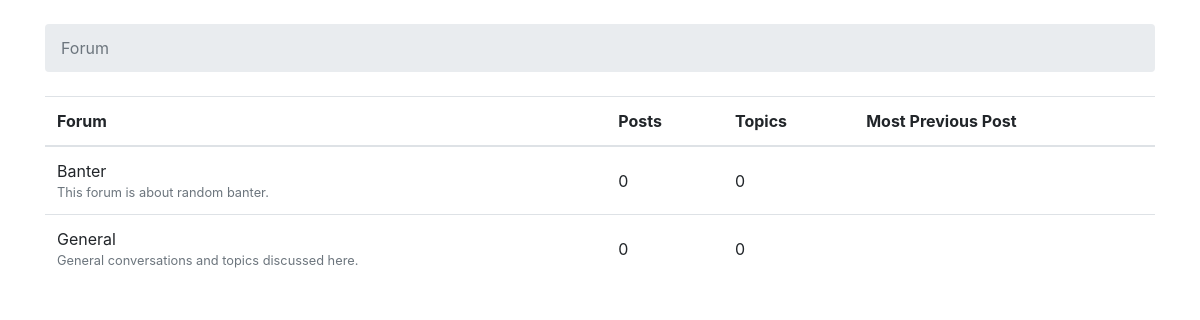
Before: / with the older database file.
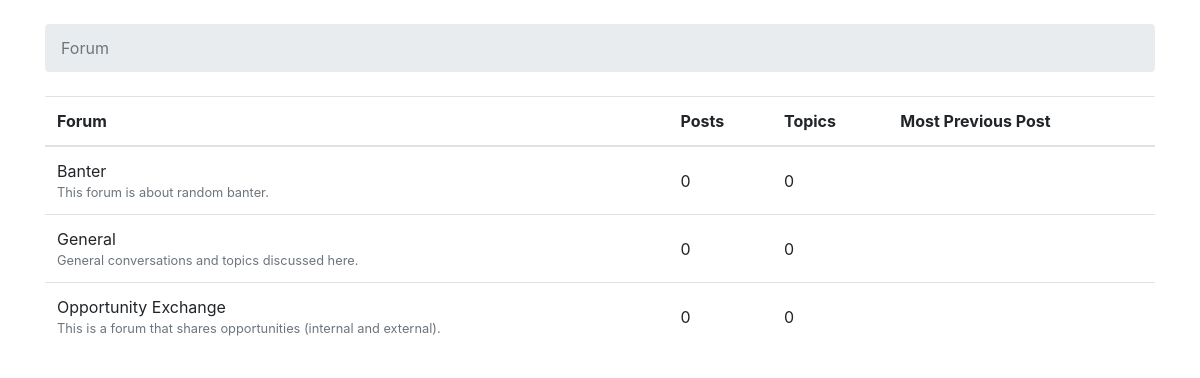
After: the same page with the newer database file.
### forum/models.py (models this page shows, shortened)
class Forum(models.Model):
    name = models.CharField(max_length=24, unique=True)
    description = models.CharField(max_length=100)

### forum/views.py (the view)
# urls.py: 2. Add a URL to urlpatterns:  path('', views.home, name='home')
def home(request):
    forums = Forum.objects.all()
    return render(request, 'home.html', {'forums': forums})

### templates/home.html (shortened to what this page needs)
{% load static %}<!DOCTYPE html>
<html>
    <head>
        <link rel="stylesheet" href="{% static 'css/bootstrap.min.css' %}">
    </head>
    <body>
    <div class="container">
        <ol class="breadcrumb my-4">
            <li class="breadcrumb-item active">Forum</li>
        </ol>
        <table class="table">
            <thead class="thead-inverse">
                <tr>
                    <th>Forum</th>
                    <th>Posts</th>
                    <th>Topics</th>
                    <th>Most Previous Post</th>
                </tr>
            </thead>
            <tbody>
                {% for forum in forums %}
                    <tr>
                        <td>
                            {{ forum.name }}
                            <small class="text-muted d-block">{{ forum.description }}</small>
                        </td>
                        <td class="align-middle">0</td>
                        <td class="align-middle">0</td>
                        <td></td>
                    </tr>
                {% endfor %}
            </tbody>
        </table>
    </div>
    </body>
</html>

Changed rows visible on the page:
added Forum: name "Opportunity Exchange", description "This is a forum that shares opportunities (internal and external)."
